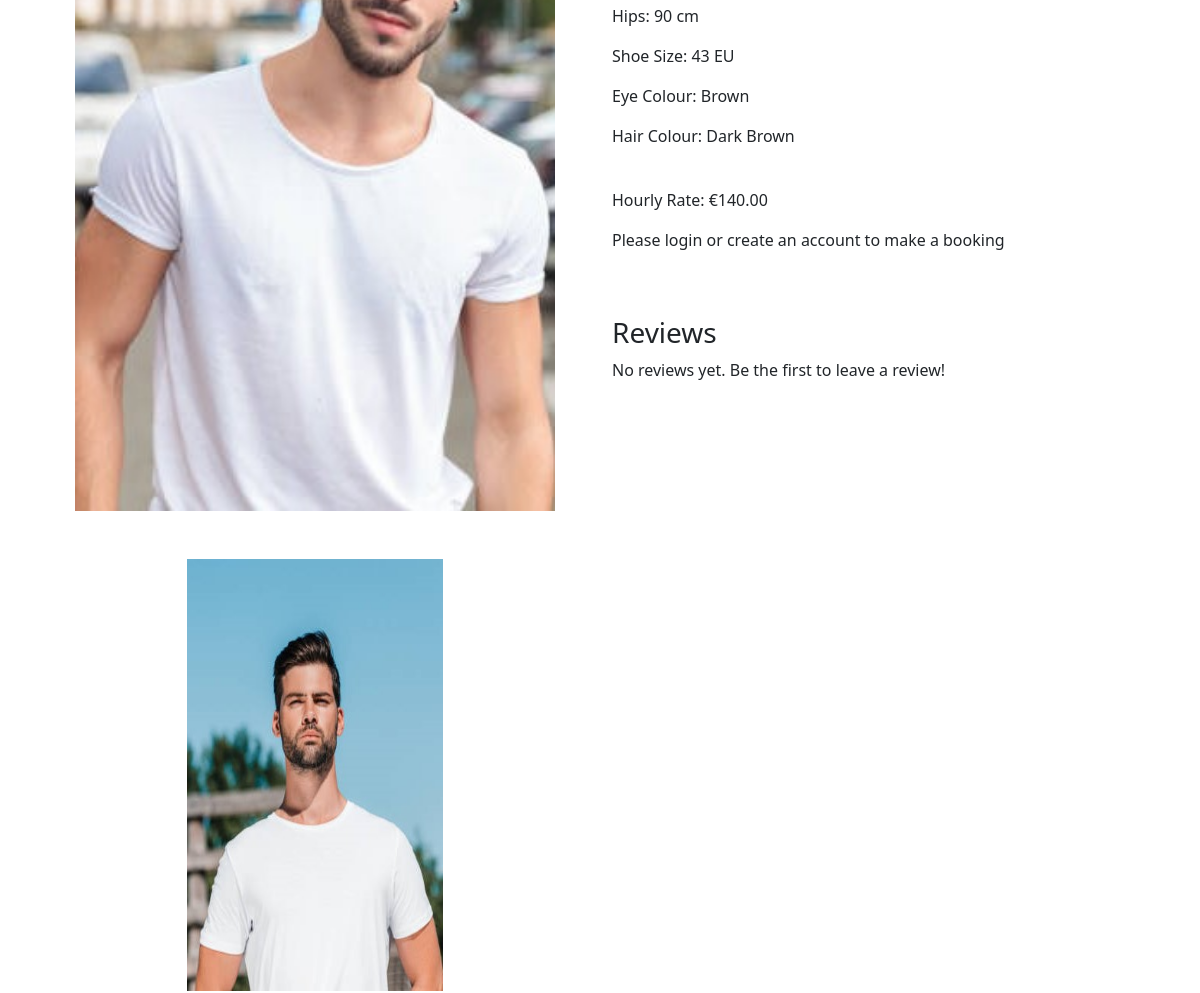
The app's page /32922bbf-bf63-4260-9fd5-4fbaf1694eaf/c0286193-ee82-4c88-85a1-047e85fd2162/ (middle part), older data.
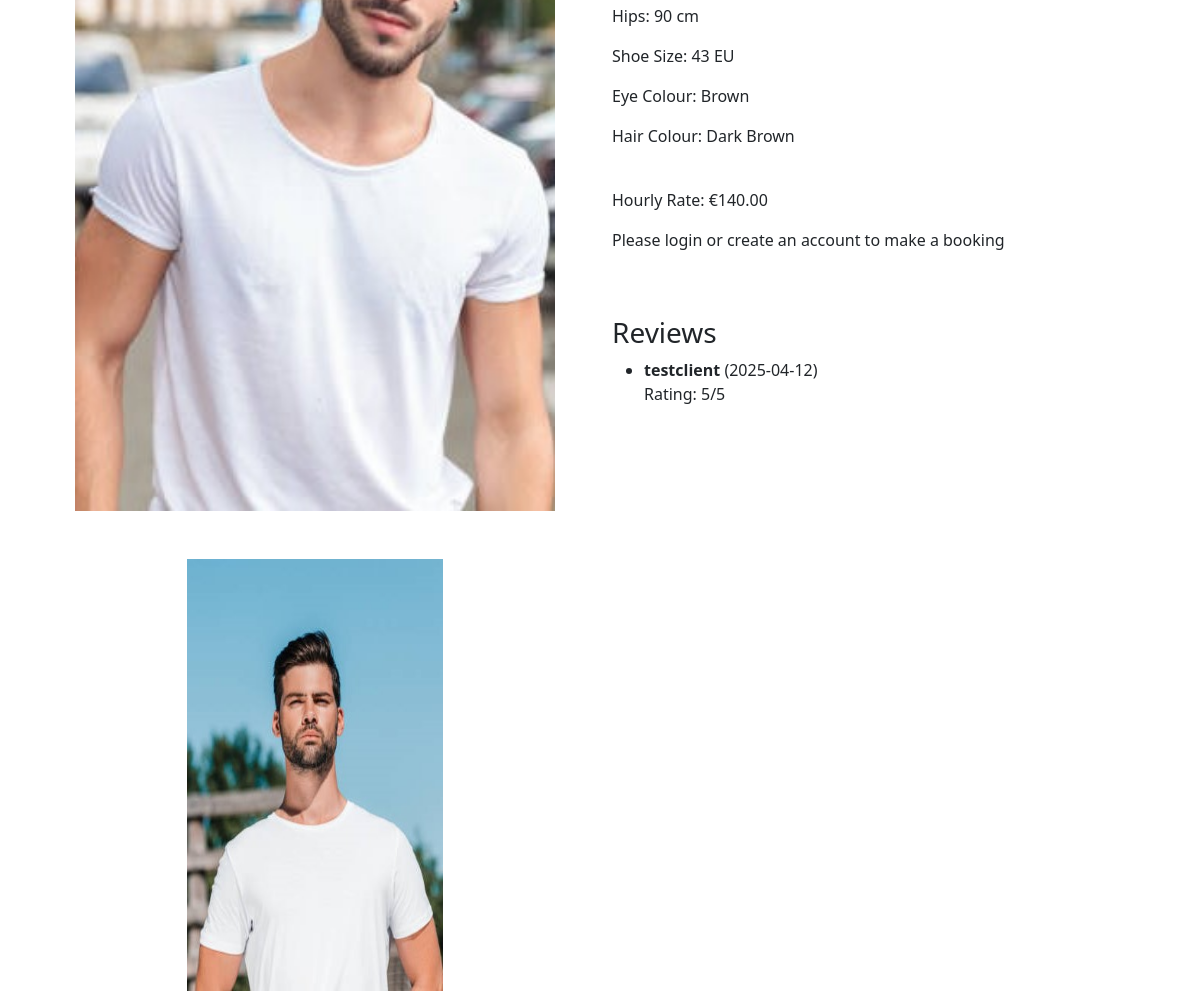
The same page, newer data.
### sobaka/models.py (models this page shows, shortened)
class Review(models.Model):
    human = models.ForeignKey(Human, on_delete=models.CASCADE, related_name='reviews')
    user = models.ForeignKey('accounts.CustomUser', on_delete=models.CASCADE)
    rating = models.IntegerField(choices=[(i, i) for i in range(1, 6)])  # Rating from 1 to 5
    comment = models.TextField(blank=True)
    created = models.DateTimeField(auto_now_add=True)
    class Meta:
        ordering = ['-created']

### accounts/models.py (models this page shows)
class CustomUser(AbstractUser):
    permissions = models.BooleanField(default=False)

### sobaka/views.py (the view)
# urls.py: path('<uuid:category_id>/<uuid:human_id>/', views.human_detail, name = 'human_detail'),
def human_detail(request, category_id, human_id):
    human = get_object_or_404(Human, category_id=category_id, id=human_id)
    return render(request, 'sobaka/human.html', {'human':human})

### cart/context_processors.py (called while the page is built)
def counter(request):
    item_count = 0
    if 'admin' in request.path:
        return {}
    else:
        try:
            cart = Cart.objects.filter(cart_id=_cart_id(request))
            cart_items = CartItem.objects.all().filter(cart=cart[:1])
            for cart_item in cart_items:
                item_count += cart_item.duration
        except Cart.DoesNotExist:
            item_count = 0
    return {'item_count':item_count}

### cart/views.py (called while the page is built)
def _cart_id(request):
    cart = request.session.session_key
    if not cart:
        cart = request.session.create()
    return cart

### sobaka/context_processors.py (called while the page is built)
def menu_links(request):
    links = Category.objects.all()
    return {'links':links}

### sobaka/models.py (called while the page is built)
    def get_absolute_url(self):
        return reverse('sobaka:humans_by_category', args=[self.id])

    def __str__(self):
        return self.name

### sobaka/templates/sobaka/human.html (shortened to what this page needs)
{% extends "base.html" %}
{% load static %}
{% block content %}
    <div class="row my_hum_row_class">
        <div class="container">
            <br>
            <div class="row">
                <div class="col-12 col-sm-12 col-md-12 col-lg-6 text-center">
                    <div style="min-width:18rem;">
                        <img class="humpic1" src="{{human.image1.url}}"
                        alt="{{human.name}}">
                    </div>
                    <div class="col-sm">
                        <img class="humpic2" src="{{human.image2.url}}"
                        alt="{{human.name}}">
                    </div>
                </div>
                <div class="col-12 col-sm-12 col-md-12 col-lg-6">
                    <div class="human_details">
                        <br>
                        <p>Hips: {{human.hip_size}} cm</p>
                        <p>Shoe Size: {{human.shoe_size}} EU</p>
                        <p>Eye Colour: {{human.eye_color}}</p>
                        <p>Hair Colour: {{human.hair_color}}</p>
                        <br>
                        <p>Hourly Rate: €{{human.price}}</p>
                        {% if human.available == 0%}
                            <p class="text-justify my_hum_text"><b>Unavailable</b></p>
                        {% else %}
                            {% if user.is_authenticated %}
                                <a class="btn btn-secondary" href="{% url 'cart:add_cart' human.id %}">Book Now</a>
                            {% else %}
                                <p>Please login or create an account to make a booking</p>
                            {% endif %}
                        {% endif %}
                    </div>
                    <br>
                    <br>
                    <div>
                        <h3>Reviews</h3>
                        {% if human.reviews.exists %}
                            <ul>
                                {% for review in human.reviews.all|slice:":3" %}
                                    <li>
                                        <strong>{{ review.user.username }}</strong> ({{ review.created|date:"Y-m-d" }})
                                        <br>
                                        Rating: {{ review.rating }}/5
                                        <br>
                                    </li>
                                {% endfor %}
                            </ul>
                        {% else %}
                            <p>No reviews yet. Be the first to leave a review!</p>
                        {% endif %}
                    </div>
                </div>
            </div>
        </div>
    </div>
{% endblock %}

Row changes from the older to the newer data that the page shows:
added Review: user.username "testclient", created "2025-04-12", rating "5"
Text that changed along with them:
text no longer shown: "No reviews yet. Be the first to leave a review!"
